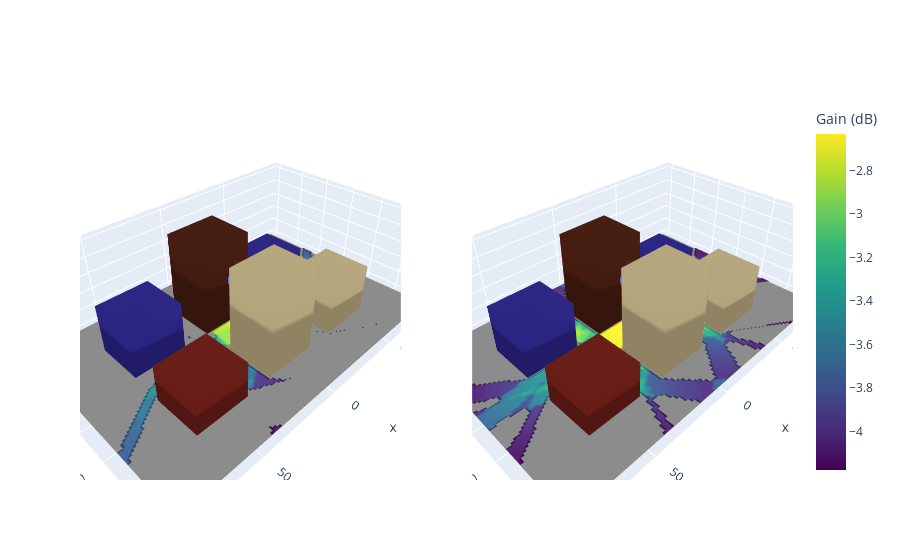

This figure's notebook cell:
### Markdown cell above
## Using the model for coverage map estimation

### Code cell
def compute_cm(
    receivers: Float[Array, "dim_x dim_y 3"],
    base_scene,
    model,
    batch_size: int,
    key: PRNGKeyArray | None,
) -> Float[Array, "dim_x dim_y"]:
    @jax.custom_batching.sequential_vmap
    def compute_cm_for_one_receiver(
        receiver: Float[Array, "3"],
    ) -> Float[Array, ""]:
        scene = eqx.tree_at(lambda s: s.receivers, base_scene, receiver)
        if key is not None:
            path_candidates = jax.vmap(lambda key: model(scene, key=key))(
                jr.split(key, batch_size)
            )
            paths = scene.compute_paths(path_candidates=path_candidates)
        else:
            paths = scene.compute_paths(order=model.order)
        r = path_lengths(paths.vertices)
        e = safe_divide(1.0, r)
        return jnp.log10((e * e).sum(where=paths.mask))

    return jax.vmap(jax.vmap(compute_cm_for_one_receiver))(receivers)


trained_model = eqx.nn.inference_mode(agent.model)

batch = (100, 100)
z0 = 0.5
base_scene = eqx.tree_at(
    lambda s: s.transmitters, BASE_SCENE, jnp.array([[0.0, 0.0, 32.0]])
)
receivers = base_scene.with_receivers_grid(*batch, height=z0).receivers

# Only needed for plotting purposes
x, y, _ = jnp.unstack(receivers, axis=-1)

fig = make_subplots(
    rows=1,
    cols=2,
    specs=[[{"type": "scene"}, {"type": "scene"}]],
)

with reuse(figure=fig) as fig:
    base_scene.plot(
        tx_kwargs={"marker_color": "#636EFA"}, showlegend=False, row=1, col=1
    )
    base_scene.plot(
        tx_kwargs={"marker_color": "#636EFA"}, showlegend=False, row=1, col=2
    )

    G_model = compute_cm(receivers, base_scene, trained_model, 100, jr.key(0))
    G_exhau = compute_cm(receivers, base_scene, trained_model, 0, None)

    G_min = jnp.minimum(G_model.min(), G_exhau.min())
    G_max = jnp.maximum(G_model.max(), G_exhau.max())

    draw_image(
        G_model,
        x=x[0, :],
        y=y[:, 0],
        z0=z0,
        colorbar={"title": "Gain (dB)"},
        colorscale="viridis",
        cmin=float(G_min),
        cmax=float(G_max),
        row=1,
        col=1,
        showscale=False,
    )
    draw_image(
        G_exhau,
        x=x[0, :],
        y=y[:, 0],
        z0=z0,
        colorbar={"title": "Gain (dB)"},
        colorscale="viridis",
        cmin=float(G_min),
        cmax=float(G_max),
        row=1,
        col=2,
    )
fig
